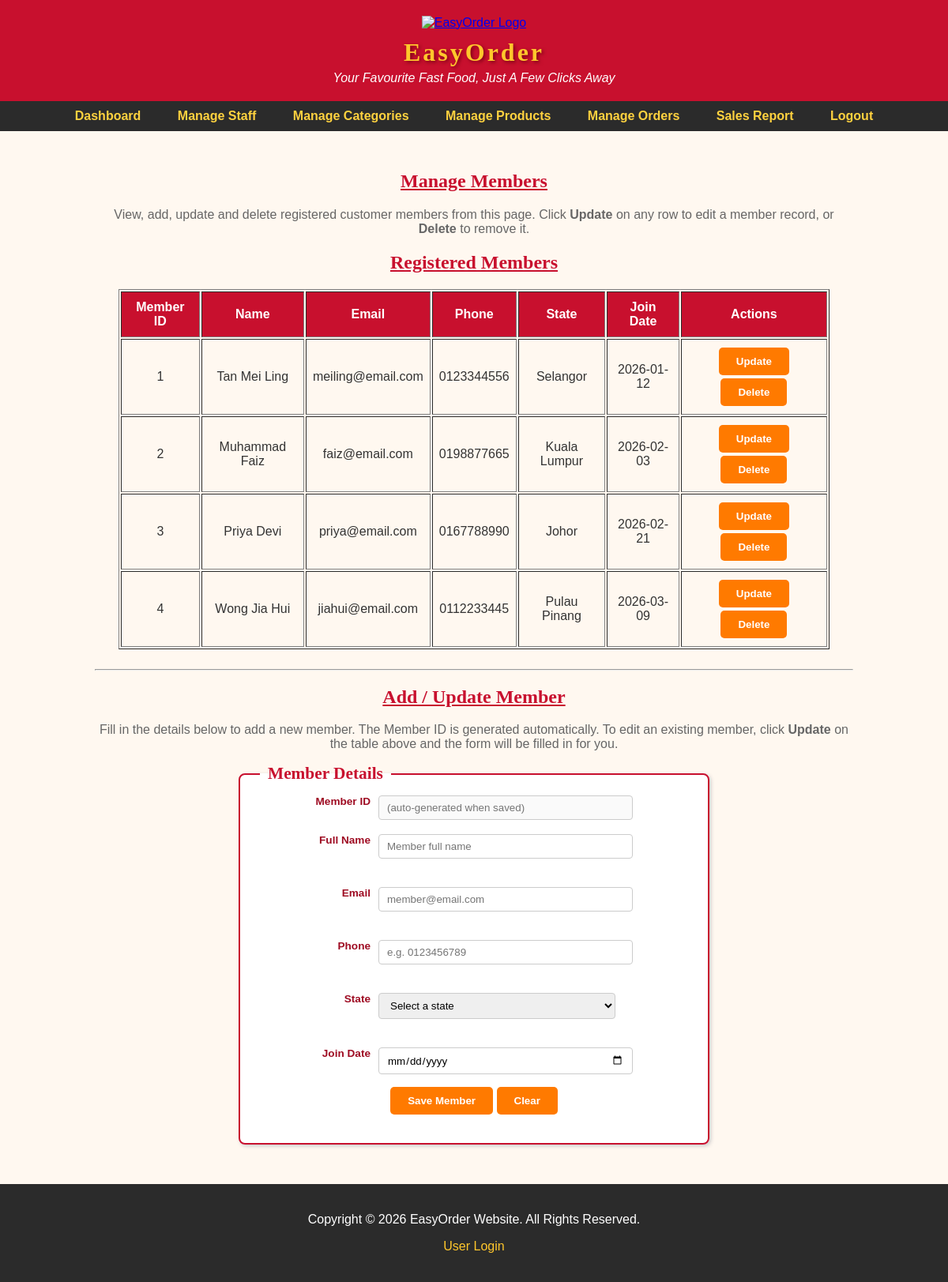
Page /admin_member.php (signed in) on the committed database.
### tables this page shows
CREATE TABLE `member` (
  `member_id` int(11) NOT NULL,
  `member_name` varchar(100) NOT NULL,
  `member_email` varchar(100) NOT NULL,
  `member_password` varchar(50) NOT NULL,
  `member_phone` varchar(15) NOT NULL,
  `member_gender` varchar(10) NOT NULL,
  `member_dob` date NOT NULL,
  `member_state` varchar(30) NOT NULL,
  `member_city` varchar(50) NOT NULL,
  `member_postcode` char(5) NOT NULL,
  `member_points` int(6) NOT NULL DEFAULT 0,
  `member_joindate` date NOT NULL,
  `member_isDelete` int(1) NOT NULL DEFAULT 0
);

### admin_member.php (the view, shortened to what this page needs)
<?php
include("dataconnection.php");
?>
<!DOCTYPE html>
<html>
<head>
<link rel="stylesheet" href="style.css">
<link rel="stylesheet" href="admin_style.css">
</head>
<body>
<div id="header">
<a href="index.html"><img src="image/logo.png" width="80px" height="80px" alt="EasyOrder Logo" title="EasyOrder Home"></a>
<h1>EasyOrder</h1>
<p>Your Favourite Fast Food, Just A Few Clicks Away</p>
</div>
<div id="admin-navbar">
<a href="admin_dashboard.php">Dashboard</a>
<a href="admin_staff.php">Manage Staff</a>
<a href="admin_category.php">Manage Categories</a>
<a href="admin_product.php">Manage Products</a>
<a href="admin_order.php">Manage Orders</a>
<a href="admin_report.php">Sales Report</a>
<a href="logout.php" onclick="return confirm('Are you sure you want to logout?')">Logout</a>
</div>
<div id="main">
<h2 class="section-title">Manage Members</h2>
<p class="intro">View, add, update and delete registered customer members from this page. Click <b>Update</b> on any row to edit a member record, or <b>Delete</b> to remove it.</p>
<h2 class="section-title">Registered Members</h2>
<table class="manage-table" border="1">
<tr>
<th>Member ID</th>
<th>Name</th>
<th>Email</th>
<th>Phone</th>
<th>State</th>
<th>Join Date</th>
<th>Actions</th>
</tr>
<?php
$result = mysqli_query($connect,"SELECT * FROM member WHERE member_isDelete=0");
while($row = mysqli_fetch_assoc($result))
{
?>
<tr>
<td><?php echo $row['member_id']; ?></td>
<td><?php echo $row['member_name']; ?></td>
<td><?php echo $row['member_email']; ?></td>
<td><?php echo $row['member_phone']; ?></td>
<td><?php echo $row['member_state']; ?></td>
<td><?php echo $row['member_joindate']; ?></td>
<td>
<input type="button" class="update-btn" value="Update" onclick="location='admin_member.php?edit&id=<?php echo $row['member_id']; ?>'">
<input type="button" class="delete-btn" value="Delete" onclick="if(confirmation()==true){location='admin_member.php?del=1&id=<?php echo $row['member_id']; ?>'}">
</td>
</tr>
<?php
}
?>
</table>
<hr>
<?php
$mid="";
$mname="";
$memail="";
$mphone="";
$mjoindate="";
$form_title="Member Details";
$btn_label="Save Member";
?>
<h2 class="section-title">Add / Update Member</h2>
<p class="intro">Fill in the details below to add a new member. The Member ID is generated automatically. To edit an existing member, click <b>Update</b> on the table above and the form will be filled in for you.</p>
<div class="manage-form-box">
<form name="memberfrm" method="post" action="" onsubmit="return save_member()">
<fieldset>
<legend id="form_title"><?php echo $form_title; ?></legend>
<label>Member ID</label>
<input type="text" name="member_id" value="<?php echo $mid; ?>" disabled placeholder="(auto-generated when saved)">
<br><br><label>Full Name</label>
<input type="text" name="member_name" value="<?php echo $mname; ?>" placeholder="Member full name">
<br><span class="error" id="err_name"></span>
<br><br><label>Email</label>
<input type="email" name="member_email" value="<?php echo $memail; ?>" placeholder="member@email.com">
<br><span class="error" id="err_email"></span>
<br><br><label>Phone</label>
<input type="text" name="member_phone" value="<?php echo $mphone; ?>" placeholder="e.g. 0123456789">
<br><span class="error" id="err_phone"></span>
<br><br><label>State</label>
<select name="member_state">
<option value="0">Select a state</option>
</select>
<br><span class="error" id="err_state"></span>
<br><br><label>Join Date</label>
<input type="date" name="member_joindate" value="<?php echo $mjoindate; ?>">
<br><span class="error" id="err_joindate"></span>
<p style="text-align:center;">
<input type="submit" class="save-btn" id="savebtn" name="savebtn" value="<?php echo $btn_label; ?>">
<input type="button" class="save-btn" name="clearbtn" value="Clear" onclick="clear_form(this.form)">
</p>
</fieldset>
</form>
</div>
</div>
<footer>
<p>Copyright &copy; 2026 EasyOrder Website. All Rights Reserved.</p>
<p><a href="login.php">User Login</a></p>
</footer>
</body>
</html>

### style.css (style rules this page uses)
* { font-family:Arial; }
body { background-color:#FFF8F0; color:#333333; margin:0px; }
#header { background-color:#C8102E; color:#FFFFFF; text-align:center; padding:20px 10px 20px 10px; }
#header h1 { color:#FFC72C; font-family:"Arial Black"; letter-spacing:3px; text-shadow:2px 2px 4px #7A0014; margin:10px 0px 5px 0px; }
#header p { color:#FFFFFF; font-style:italic; margin:0px; }
#main { width:960px; margin:auto; padding:10px 0px 20px 0px; }
.section-title { color:#C8102E; text-align:center; font-family:"Arial Narrow"; text-decoration:underline; }
input[type="text"],input[type="password"],input[type="email"],input[type="number"],input[type="date"],textarea { border:1px solid #CCCCCC; border-radius:4px; padding:8px 10px 8px 10px; }
input[type="submit"],input[type="button"],input[type="reset"] { background-color:#FF7A00; color:#FFFFFF; font-weight:bold; border:0px; border-radius:5px; padding:10px 22px 10px 22px; cursor:pointer; }
th { background-color:#C8102E; color:#FFFFFF; padding:10px; }
td { padding:8px; }
footer { background-color:#2B2B2B; color:#FFFFFF; text-align:center; padding:20px 10px 20px 10px; margin-top:30px; }
footer a { color:#FFC72C; text-decoration:none; }
.intro { text-align:center; color:#666666; }

### admin_style.css (style rules this page uses)
#admin-navbar { background-color:#2B2B2B; text-align:center; padding:10px; margin-bottom:20px; }
#admin-navbar a { color:#FFD23F; font-weight:bold; font-family:Arial; text-decoration:none; padding:12px 18px 12px 18px; margin:0px 3px 0px 3px; }
.manage-table { width:900px; margin:auto; margin-bottom:25px; }
.manage-table th { background-color:#C8102E; color:#FFFFFF; padding:10px; }
.manage-table td { padding:8px; text-align:center; }
.update-btn { background-color:#FFC72C; color:#9E0B22; font-weight:bold; border:0px; border-radius:4px; padding:5px 12px 5px 12px; margin:2px; }
.delete-btn { background-color:#C8102E; color:#FFFFFF; font-weight:bold; border:0px; border-radius:4px; padding:5px 12px 5px 12px; margin:2px; }
.manage-form-box { width:600px; margin:auto; }
.manage-form-box fieldset { background-color:#FFFFFF; border:2px solid #C8102E; border-radius:8px; box-shadow:2px 2px 5px #CCCCCC; padding:15px 25px 20px 25px; }
.manage-form-box legend { color:#C8102E; font-family:"Arial Narrow"; font-weight:bold; font-size:16pt; padding:0px 10px 0px 10px; }
.manage-form-box label { float:left; width:140px; text-align:right; color:#9E0B22; font-weight:bold; font-size:0.85em; margin-right:10px; }
.manage-form-box input[type="text"],.manage-form-box input[type="email"],.manage-form-box input[type="password"],.manage-form-box input[type="date"],.manage-form-box input[type="number"],.manage-form-box select { width:300px; border:1px solid #CCCCCC; border-radius:4px; padding:7px 10px 7px 10px; }
.save-btn { background-color:#C8102E; color:#FFFFFF; font-weight:bold; border:0px; border-radius:5px; padding:10px 20px 10px 20px; }

### rows in the picture
member: member_id "1", member_name "Tan Mei Ling", member_email "meiling@email.com", member_phone "0123344556", member_state "Selangor", member_joindate "2026-01-12"
member: member_id "2", member_name "Muhammad Faiz", member_email "faiz@email.com", member_phone "0198877665", member_state "Kuala Lumpur", member_joindate "2026-02-03"
member: member_id "3", member_name "Priya Devi", member_email "priya@email.com", member_phone "0167788990", member_state "Johor", member_joindate "2026-02-21"
member: member_id "4", member_name "Wong Jia Hui", member_email "jiahui@email.com", member_phone "0112233445", member_state "Pulau Pinang", member_joindate "2026-03-09"

### other values in the picture
$form_title "Member Details"
